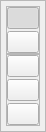
           <widget class="QFrame" name="menu">
            <property name="sizePolicy">
             <sizepolicy hsizetype="Preferred" vsizetype="Expanding">
              <horstretch>0</horstretch>
              <verstretch>0</verstretch>
             </sizepolicy>
            </property>
            <property name="minimumSize">
             <size>
              <width>46</width>
              <height>0</height>
             </size>
            </property>
            <property name="maximumSize">
             <size>
              <width>46</width>
              <height>16777215</height>
             </size>
            </property>
            <property name="frameShape">
             <enum>QFrame::StyledPanel</enum>
            </property>
            <property name="frameShadow">
             <enum>QFrame::Raised</enum>
            </property>
            <layout class="QVBoxLayout" name="verticalLayout_2">
             <property name="spacing">
              <number>0</number>
             </property>
             <property name="leftMargin">
              <number>5</number>
             </property>
             <property name="topMargin">
              <number>5</number>
             </property>
             <property name="rightMargin">
              <number>5</number>
             </property>
             <property name="bottomMargin">
              <number>5</number>
             </property>
             <item alignment="Qt::AlignRight|Qt::AlignTop">
              <widget class="QFrame" name="topMenu">
               <property name="sizePolicy">
                <sizepolicy hsizetype="Expanding" vsizetype="Preferred">
                 <horstretch>0</horstretch>
                 <verstretch>0</verstretch>
                </sizepolicy>
               </property>
               <property name="minimumSize">
                <size>
                 <width>0</width>
                 <height>0</height>
                </size>
               </property>
               <property name="frameShape">
                <enum>QFrame::StyledPanel</enum>
               </property>
               <property name="frameShadow">
                <enum>QFrame::Raised</enum>
               </property>
               <layout class="QVBoxLayout" name="verticalLayout_3">
                <property name="spacing">
                 <number>2</number>
                </property>
                <property name="leftMargin">
                 <number>0</number>
                </property>
                <property name="topMargin">
                 <number>0</number>
                </property>
                <property name="rightMargin">
                 <number>0</number>
                </property>
                <property name="bottomMargin">
                 <number>0</number>
                </property>
                <item>
                 <widget class="QPushButton" name="dictsBtn">
                  <property name="toolTip">
                   <string>Наборы карточек</string>
                  </property>
                  <property name="text">
                   <string/>
                  </property>
                  <property name="iconSize">
                   <size>
                    <width>24</width>
                    <height>24</height>
                   </size>
                  </property>
                  <property name="shortcut">
                   <string>Alt+1</string>
                  </property>
                  <property name="checkable">
                   <bool>true</bool>
                  </property>
                  <property name="checked">
                   <bool>true</bool>
                  </property>
                 </widget>
                </item>
                <item>
                 <widget class="QPushButton" name="parBtn">
                  <property name="toolTip">
                   <string>Параметры изучения</string>
                  </property>
                  <property name="text">
                   <string/>
                  </property>
                  <property name="iconSize">
                   <size>
                    <width>24</width>
                    <height>24</height>
                   </size>
                  </property>
                  <property name="shortcut">
                   <string>Alt+2</string>
                  </property>
                  <property name="checkable">
                   <bool>true</bool>
                  </property>
                 </widget>
                </item>
               </layout>
              </widget>
             </item>
             <item alignment="Qt::AlignRight|Qt::AlignBottom">
              <widget class="QFrame" name="bottomMenu">
               <property name="sizePolicy">
                <sizepolicy hsizetype="Expanding" vsizetype="Preferred">
                 <horstretch>0</horstretch>
                 <verstretch>0</verstretch>
                </sizepolicy>
               </property>
               <property name="frameShape">
                <enum>QFrame::StyledPanel</enum>
               </property>
               <property name="frameShadow">
                <enum>QFrame::Raised</enum>
               </property>
               <layout class="QVBoxLayout" name="verticalLayout_4">
                <property name="spacing">
                 <number>2</number>
                </property>
                <property name="leftMargin">
                 <number>0</number>
                </property>
                <property name="topMargin">
                 <number>0</number>
                </property>
                <property name="rightMargin">
                 <number>0</number>
                </property>
                <property name="bottomMargin">
                 <number>0</number>
                </property>
                <item>
                 <widget class="QPushButton" name="settingsBtn">
                  <property name="toolTip">
                   <string>Настройки</string>
                  </property>
                  <property name="text">
                   <string/>
                  </property>
                  <property name="iconSize">
                   <size>
                    <width>24</width>
                    <height>24</height>
                   </size>
                  </property>
                  <property name="shortcut">
                   <string>Alt+3</string>
                  </property>
                  <property name="checkable">
                   <bool>true</bool>
                  </property>
                 </widget>
                </item>
                <item>
                 <widget class="QPushButton" name="infoBtn">
                  <property name="toolTip">
                   <string>Информация о приложении</string>
                  </property>
                  <property name="text">
                   <string/>
                  </property>
                  <property name="iconSize">
                   <size>
                    <width>24</width>
                    <height>24</height>
                   </size>
                  </property>
                  <property name="shortcut">
                   <string>Alt+4</string>
                  </property>
                  <property name="checkable">
                   <bool>true</bool>
                  </property>
                 </widget>
                </item>
                <item>
                 <widget class="QPushButton" name="helpBtn">
                  <property name="toolTip">
                   <string>Помощь</string>
                  </property>
                  <property name="text">
                   <string/>
                  </property>
                  <property name="iconSize">
                   <size>
                    <width>24</width>
                    <height>24</height>
                   </size>
                  </property>
                  <property name="shortcut">
                   <string>Alt+5</string>
                  </property>
                  <property name="checkable">
                   <bool>true</bool>
                  </property>
                 </widget>
                </item>
               </layout>
              </widget>
             </item>
            </layout>
           </widget>
